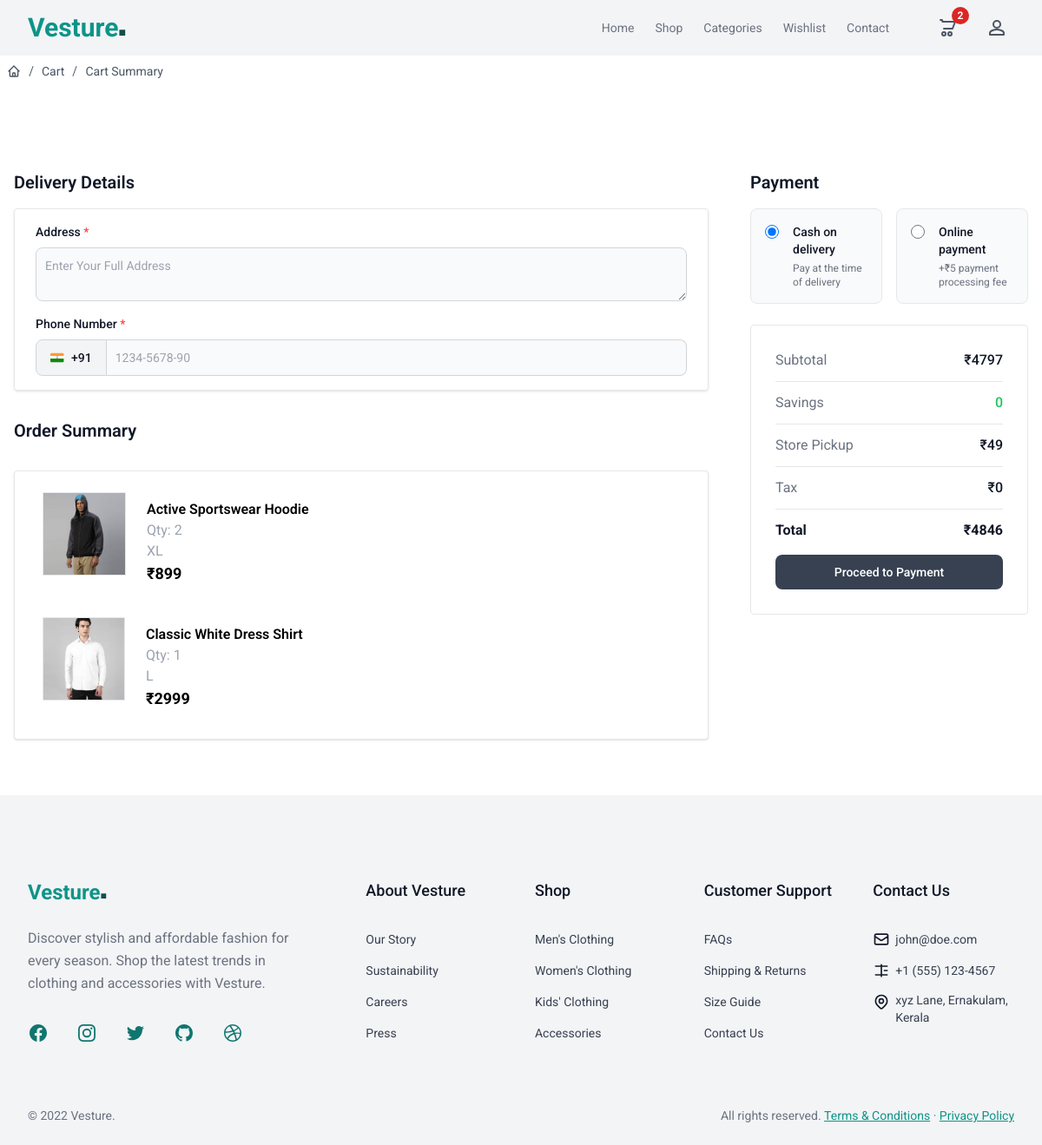
/place/order/ (signed in), run on an earlier commit of the app's database.
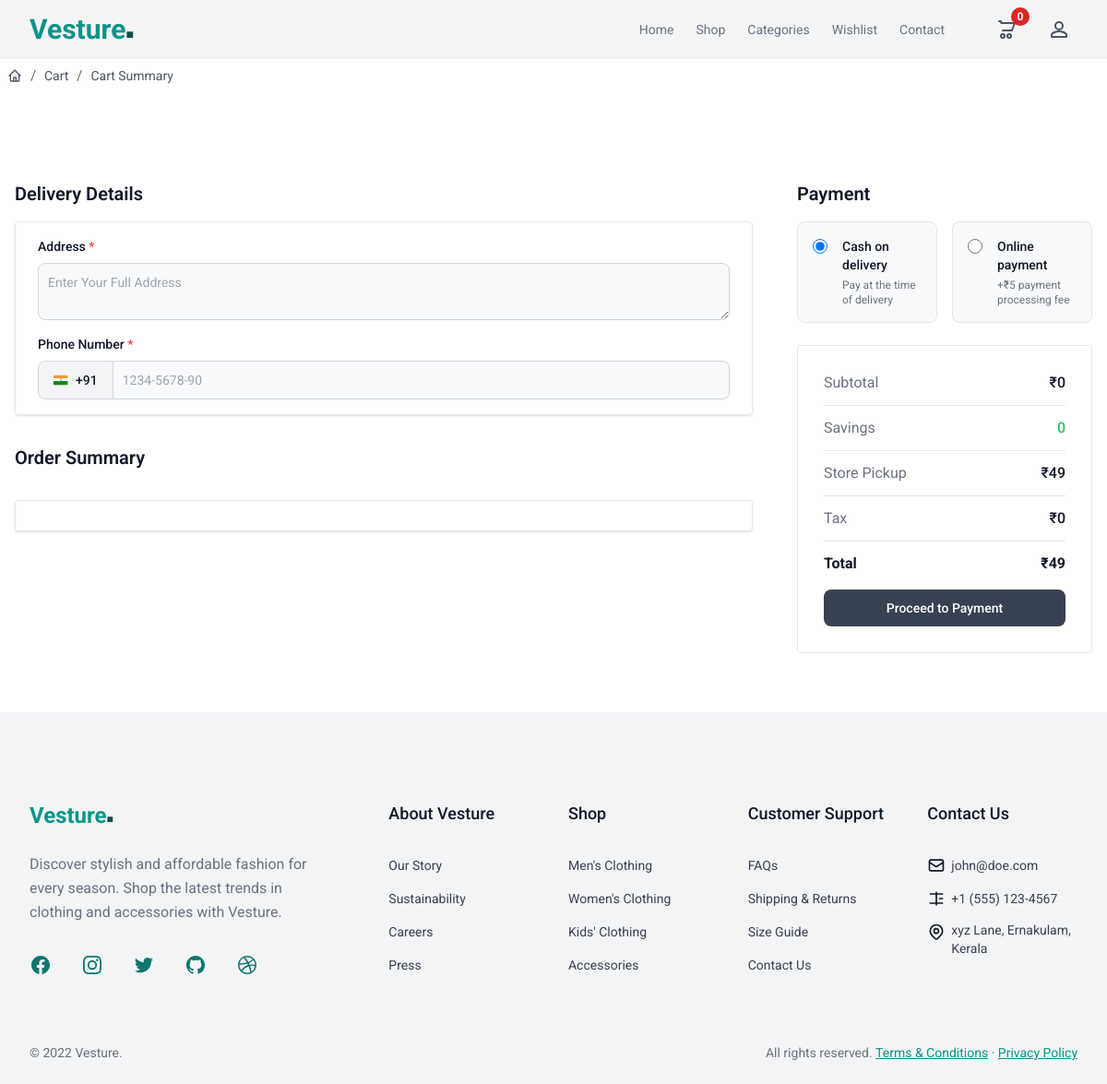
And on a later commit of the database.
### store/models.py (models this page shows, shortened)
class BaseModel(models.Model):
    created_date=models.DateTimeField(auto_now_add=True)
    updated_date=models.DateTimeField(auto_now=True)
    is_active=models.BooleanField(default=True)

class BasketItem(BaseModel):
    product_object=models.ForeignKey(Product, on_delete=models.CASCADE)
    quantity=models.PositiveIntegerField(default=1)
    size_object=models.ForeignKey(Size, on_delete=models.CASCADE)
    is_order_placed=models.BooleanField(default=False)
    basket_object=models.ForeignKey(Basket, on_delete=models.CASCADE, related_name="cart_item")
    @property
    def item_total(self):
        return self.product_object.price * self.quantity

class Product(BaseModel):
    title=models.CharField(max_length=200)
    description=models.TextField()
    price=models.PositiveIntegerField()
    picture=models.ImageField(upload_to="product_images", null=True, blank=True)
    brand_object=models.ForeignKey(Brand, on_delete=models.CASCADE)
    category_object=models.ForeignKey(Category, on_delete=models.CASCADE)
    size_objects=models.ManyToManyField(Size)
    tag_objects=models.ManyToManyField(Tag)
    color=models.CharField(max_length=200)

class Size(BaseModel):
    name=models.CharField(max_length=200)
    def __str__(self):
        return self.name

### store/views.py (the view, shortened to what this page needs)
# urls.py: path('place/order/', views.PlaceOrderView.as_view(), name='place-order'),
class PlaceOrderView(View):
    template_name = 'place_order.html'
    form_class = OrderForm
    def get(self, request, *args, **kwargs):
        form = self.form_class()
        qs = request.user.cart.cart_item.filter(is_order_placed=False)
        total_order_price = sum([bi.item_total for bi in qs])
        context = {
            'form': form,
            'items': qs,
            'total_price': total_order_price
        }
        return render(request, self.template_name, context)

### store/forms.py
class OrderForm(forms.ModelForm):
    class Meta:
        model = Order
        fields = ['address','phone','payment_method']

### store/context_processors.py (called while the page is built)
def cart_count_context(request):
    count = 0
    if request.user.is_authenticated:
        count = request.user.cart.cart_item.filter(is_order_placed=False).count()
    return {'item_count': count}

### store/templates/place_order.html (shortened to what the changed rows need)
{% extends 'base.html' %}
{% block main %}
<section class="bg-white py-8 antialiased light:bg-gray-900 md:py-16">
  <form action="#" method="post" class="mx-auto max-w-screen-xl px-4 2xl:px-0">
      <div class="mt-6 sm:mt-8 lg:flex lg:items-start lg:gap-12 xl:gap-16">
        <div class="min-w-0 flex-1 space-y-8">
          <div class="space-y-4">
            <h2 class="text-xl font-semibold text-gray-900 light:text-white">Delivery Details</h2>
            <div class="grid grid-cols-1 gap-4 sm:grid-cols-1 border px-4 py-4 sm:px-6 shadow rounded">
            </div>
        </div>
          <h2 class="text-xl font-semibold text-gray-900 light:text-white">Order Summary</h2>
          <div class="space-y-3 border bg-white px-2 py-4 sm:px-6 shadow rounded">
          {% for i in items %}
            <div class="flex flex-col rounded-lg bg-white sm:flex-row">
              {% if i.product_object.picture %}
                <img class="m-2 h-24 w-28 border object-cover object-center" src="{{i.product_object.picture.url}}" alt="" />
              {% else %}
                <img class="m-2 h-24 w-28 border object-cover object-center" src="https://images.unsplash.com/photo-1523381210434-271e8be1f52b?ixlib=rb-1.2.1&ixid=MnwxMjA3fDB8MHxwaG90by1wYWdlfHx8fGVufDB8fHx8&auto=format&fit=crop&w=1770&q=80" alt="" />
              {% endif %}
              <div class="flex w-full flex-col px-4 py-4">
                <span class="font-semibold">{{i.product_object.title}}</span>
                <span class="float-right text-gray-400">Qty: {{i.quantity}}</span>
                <span class="float-right text-gray-400">{{i.size_object}}</span>
                <p class="text-lg font-bold">₹{{i.product_object.price}}</p>
              </div>
            </div>
            {% endfor %}
          </div>
        </div>
        <div class="mt-6 w-full space-y-6 sm:mt-8 lg:mt-0 lg:max-w-xs xl:max-w-md">
          <div class="flow-root border rounded p-7">
            <div class="-my-3 divide-y divide-gray-200 light:divide-gray-800">
              <dl class="flex items-center justify-between gap-4 py-3">
                <dt class="text-base font-normal text-gray-500 light:text-gray-400">Subtotal</dt>
                <dd class="text-base font-medium text-gray-900 light:text-white">₹{{total_price}}</dd>
              </dl>
              <dl class="flex items-center justify-between gap-4 py-3">
                <dt class="text-base font-bold text-gray-900 light:text-white">Total</dt>
                <dd class="text-base font-bold text-gray-900 light:text-white">₹{{total_price | add:49}}</dd>
              </dl>
            </div>
          </div>
        </div>
      </div>
    </form>
</section>
{% endblock %}

What changed in the data, as far as the page shows it:
no longer on this page (row edited): BasketItem: product_object.picture (picture), product_object "Active Sportswear Hoodie", quantity "2", size_object "XL", product_object.price "899"
no longer on this page (row edited): BasketItem: product_object.picture (picture), product_object "Classic White Dress Shirt", quantity "1", size_object "L", product_object.price "2999"
Also different on the page:
{{ item_count }}: "2" → "0"
{{ total_price }}: "4797" → "0"
{{ total_price | add:49 }}: "4846" → "49"
